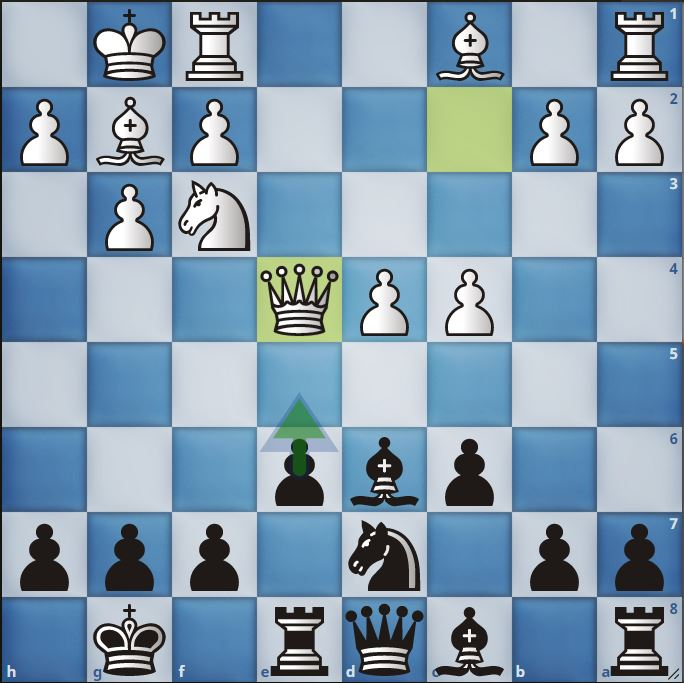
#> input picture Chess/e5 Let the Bishop out!.JPG, 684 x 683 px, found by its file name; the run also reads 1 picture not shown here
$ python CreateDesktop.py
#> lines starting #> are read from the running program, lines starting #| are printed output that depends on the picture
import ctypes # This will be needed if we decide to set the desktop in this script...
import os # This might be useful for parsing files into their names and extensions... (e.g. remove the .jpg from an Image file to get the name of the image...)
from PIL import Image # Our function will need the methods inside this module or library...

# Let's write the function and test it out before adding it to the main
# script...
def CreateDesktopImage(DesktopImage, DesktopDimensions, BackgroundTemplate, Location):
    BackgroundTemplate = BackgroundTemplate.resize((1920, 1080))
    ResizedImage = DesktopImage.resize((DesktopDimensions[1], DesktopDimensions[1]))
    if Location in ['Centre', 'centre', 'C', 'c']:
        # In the centre of the desktop... with a nice jet-black background...
        # The x-coordinate will be found by taking the width of the resized image and subtracting it from that of the
        # background template - the resultant value will then be halved... the y-coordinate is calculated in much the same way
        # except we take the heights of the resized image and background template instead of the width...
        # The int() function is changing the data type from 'float' to 'int'... sometimes referred to as 'type casting' or 'type conversion'...
        PasteLocation = (int((BackgroundTemplate.width - ResizedImage.width)/2), int((BackgroundTemplate.height - ResizedImage.height)/2))#
    elif Location in ['right-hand side', 'right side', 'RightSide', 'Right', 'right', 'R', 'r']:
        PasteLocation = (int((BackgroundTemplate.width - ResizedImage.width)), int((BackgroundTemplate.height - ResizedImage.height)))
    elif Location in ['left-hand side', 'left side', 'LeftSide', 'Left', 'left', 'L', 'l']:
        PasteLocation = (0, 0)
    else:
        print("ERROR: An invalid value was given for the 'Location' argument.")
        return -1
    # Now we'll perform the pasting of the resized image onto the background template:
    BackgroundTemplate.paste(ResizedImage, PasteLocation)
    FinishedDesktopImage = BackgroundTemplate
    return FinishedDesktopImage

Image_FileName = 'e5 Let the Bishop out!.jpg' # Our image file name...
DesktopImage = Image.open('C:\\Users\\Kenny\\Desktop\\e5 Let the Bishop out!.jpg') # A test image
#> DesktopImage is the input picture: PIL image 684x683 RGB; mean R, G, B 132.6, 157.7, 177.6
BackgroundTemplate = Image.open('C:\\Users\\Kenny\\Desktop\\Black Desktop Background Template.jpg')
# The dimensions of our desktop...
Dimensions = (1920, 1080)
# Now let's test out the function...
NewDesktopImage = CreateDesktopImage(DesktopImage, Dimensions, BackgroundTemplate, "R")
#> in CreateDesktopImage, `BackgroundTemplate = BackgroundTemplate.resize((1920, 1080))`: BackgroundTemplate: PIL image 1920x1080 RGB; every value is 0
#> in CreateDesktopImage, `ResizedImage = DesktopImage.resize((DesktopDimensions[1], DesktopDimen..`:
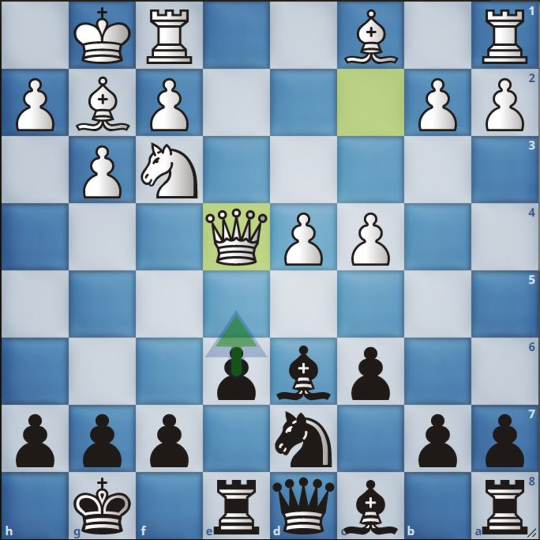
#> ResizedImage: PIL image 1080x1080 RGB (shown at 1/2 size); mean R, G, B 132.5, 157.7, 177.6
#> in CreateDesktopImage, `BackgroundTemplate.paste(ResizedImage, PasteLocation)`:
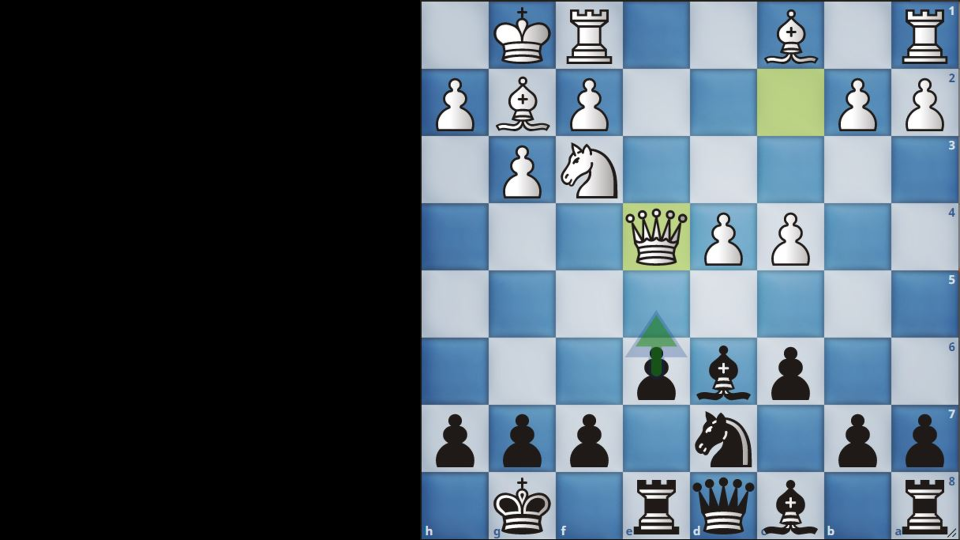
#> BackgroundTemplate: PIL image 1920x1080 RGB (shown at 1/2 size); mean R, G, B 74.6, 88.7, 99.9

if NewDesktopImage == -1: # Checking if we got an error return code...
    exit()

print("The new image has a size of: ", NewDesktopImage.size)
#| The new image has a size of:  (1920, 1080)
# When we create a new desktop image from one which was not the correct size, we want to retain its name but add on a tag to say
# that it was resized and formatted - that's what we'll do below! os.path.splitext(file_name) will take the just the name
# of a file, and leave out the extension (.jpg for image files)...
NewDesktopImage_FileName = os.path.splitext(Image_FileName)[0] + " " + "Resized and Formatted.jpg"
print("The new desktop image is called: ", NewDesktopImage_FileName)
NewDesktopImage.save('C:\\Users\\Kenny\\Desktop\\' + NewDesktopImage_FileName) # Saving our new desktop image...
